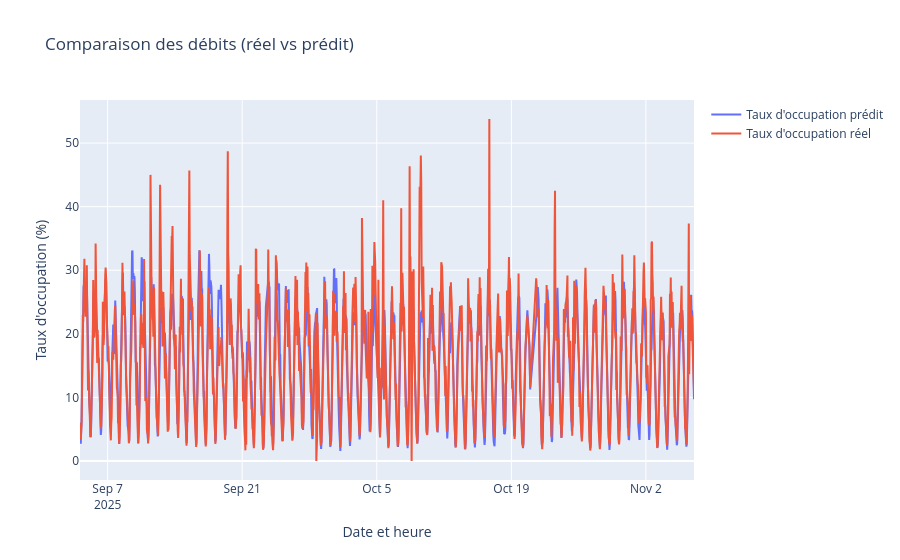

Source (notebook cell):
### Code cell
time_index_occ = df_final.loc[X_test_occ.index, 'Date et heure de comptage']

fig = go.Figure()
fig.add_trace(go.Scatter(
    x=time_index_occ,
    y=y_pred_occ,
    mode='lines',
    name="Taux d'occupation prédit"
))
fig.add_trace(go.Scatter(
    x=time_index_occ,
    y=y_test_occ,
    mode='lines',
    name= "Taux d'occupation réel"
))

fig.update_layout(
    title="Comparaison des débits (réel vs prédit)",
    xaxis_title="Date et heure",
    yaxis_title="Taux d'occupation (%)",
    hovermode='x unified'
)

fig.show()

### Figure 1 — Plotly figure (JSON) as saved in the notebook; plotly's stock layout.template omitted (floating-point values rounded to 4 significant figures; data arrays with more than 128 entries replaced by an {"elided": "..."} marker saying what was removed)
{"data": [{"mode": "lines", "name": "Taux d'occupation prédit", "type": "scatter", "x": {"elided": "1473 str values"}, "y": {"elided": "1473 float values"}}, {"mode": "lines", "name": "Taux d'occupation réel", "type": "scatter", "x": {"elided": "1473 str values"}, "y": {"elided": "1473 float values"}}], "layout": {"hovermode": "x unified", "title": {"text": "Comparaison des débits (réel vs prédit)"}, "xaxis": {"title": {"text": "Date et heure"}}, "yaxis": {"title": {"text": "Taux d'occupation (%)"}}}}
